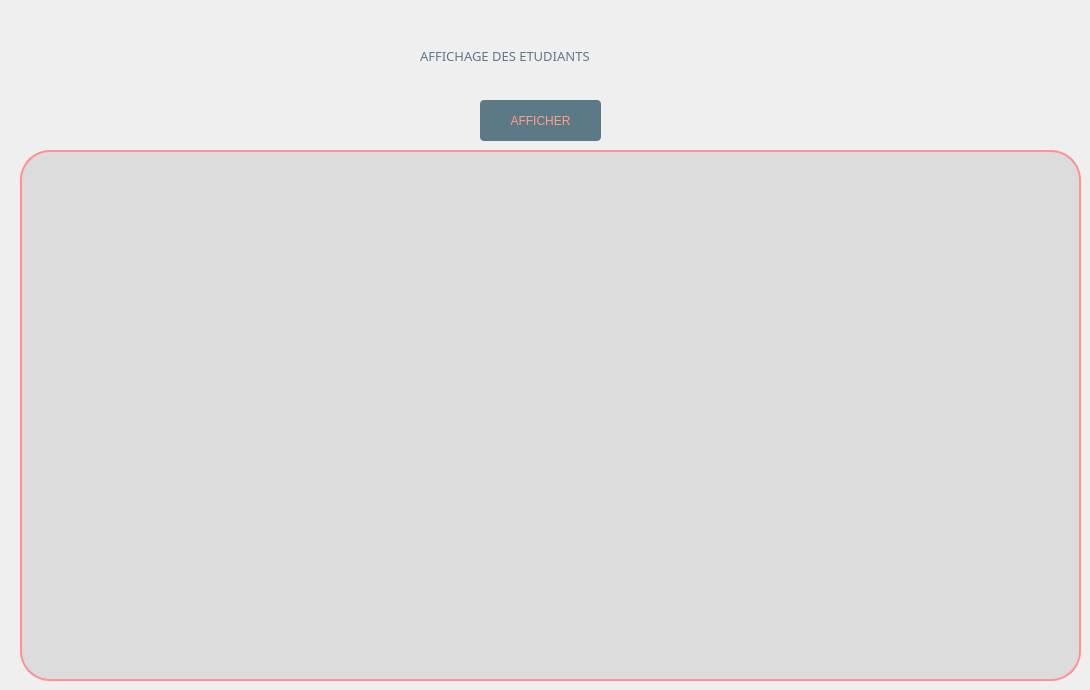
         <widget class="QWidget" name="tab_20">
          <attribute name="title">
           <string>Contenu du dictionnaire étudiants</string>
          </attribute>
          <widget class="QLabel" name="label_31">
           <property name="geometry">
            <rect>
             <x>420</x>
             <y>0</y>
             <width>581</width>
             <height>111</height>
            </rect>
           </property>
           <property name="font">
            <font>
             <family>Segoe UI Black</family>
             <pointsize>10</pointsize>
             <weight>10</weight>
             <italic>false</italic>
             <bold>false</bold>
            </font>
           </property>
           <property name="styleSheet">
            <string notr="true">color :rgb(92, 121, 134);</string>
           </property>
           <property name="text">
            <string>AFFICHAGE DES ETUDIANTS</string>
           </property>
          </widget>
          <widget class="QPushButton" name="afficher1">
           <property name="geometry">
            <rect>
             <x>480</x>
             <y>100</y>
             <width>121</width>
             <height>41</height>
            </rect>
           </property>
           <property name="styleSheet">
            <string notr="true">color: rgb(67, 87, 97);
selection-color: rgb(255, 255, 255);
selection-color: rgb(85, 170, 255);
selection-color: rgb(255, 114, 94);
selection-background-color: rgb(158, 109, 96);
selection-color: qlineargradient(spread:pad, x1:0, y1:0, x2:1, y2:0, stop:0 rgba(0, 0, 0, 255), stop:1 rgba(255, 255, 255, 255));
color: qlineargradient(spread:pad, x1:0, y1:0, x2:1, y2:0, stop:0 rgba(0, 0, 0, 255), stop:1 rgba(255, 255, 255, 255));
border-bottom-color: rgb(157, 109, 96);
alternate-background-color: rgb(156, 107, 94);
color: rgb(255, 156, 142);
background-color: rgb(255, 156, 142);
border-radius: 4px;
font: 87 12pt &quot;Segoe UI Black&quot;;
background-color: rgb(92, 121, 134);</string>
           </property>
           <property name="text">
            <string>AFFICHER</string>
           </property>
          </widget>
          <widget class="QLabel" name="label_46">
           <property name="geometry">
            <rect>
             <x>20</x>
             <y>150</y>
             <width>1061</width>
             <height>531</height>
            </rect>
           </property>
           <property name="styleSheet">
            <string notr="true">background-color:rgba(0,0, 0, 20);
font: 87 10pt &quot;Segoe UI Black&quot;;
color: rgb(92, 121, 134);
border-radius: 30px;
border: 2px solid rgb(255, 145, 150);</string>
           </property>
           <property name="text">
            <string/>
           </property>
          </widget>
         </widget>
